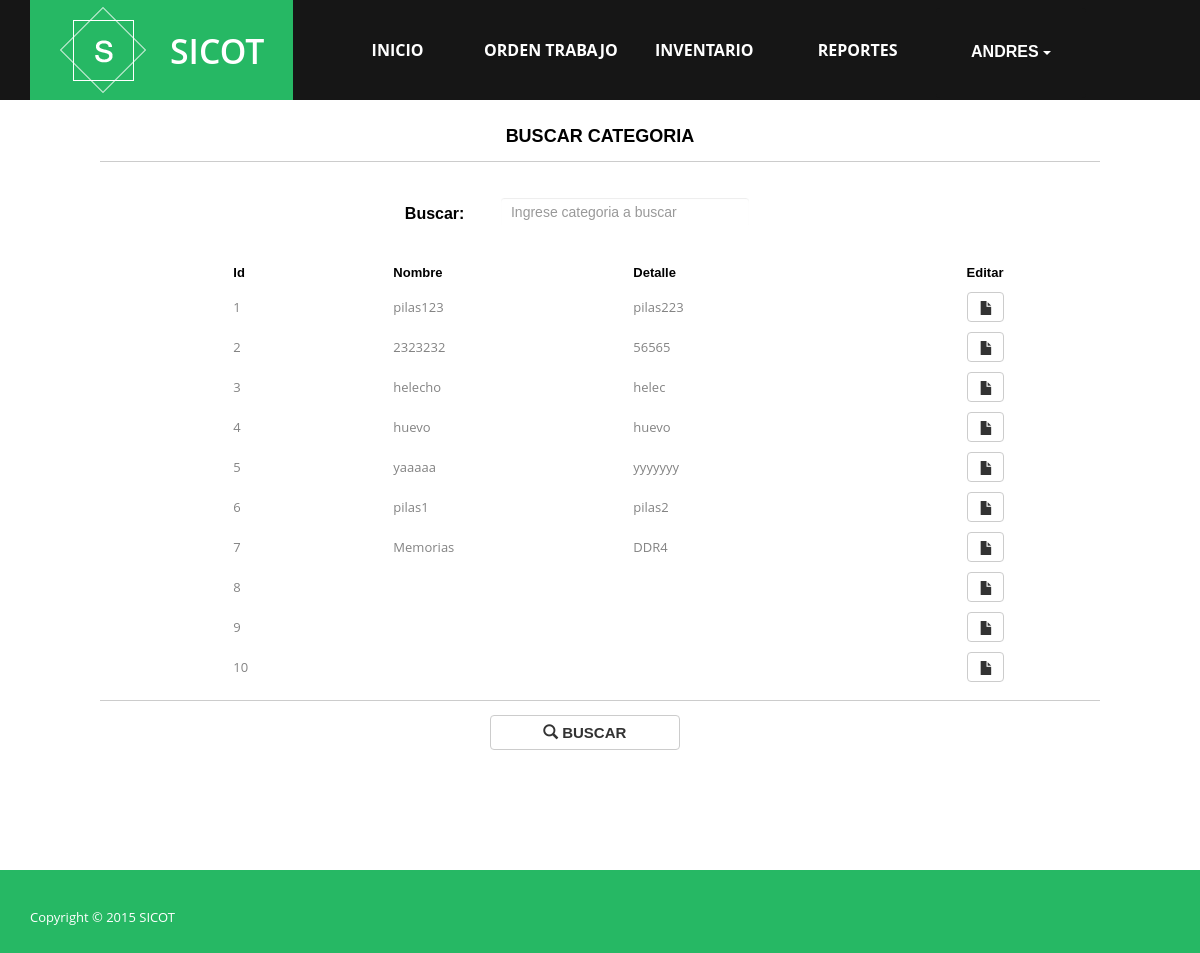
/inventario/gestionarcategoria/buscarcategoria/ (signed in), run on the app's committed database.
### principal/models.py (models this page shows, shortened)
class Usuario (AbstractBaseUser,PermissionsMixin):
    usu_cedula = models.CharField(primary_key=True,max_length = 10)
    usu_nombre = models.CharField(max_length = 20)
    usu_apellido = models.CharField(max_length = 50)
    usu_correo = models.EmailField()
    is_active = models.BooleanField(default=True)
    is_staff = models.BooleanField(default=True)
    EST_CHOICES = (
            (u'a', u'Activo'),
            (u'i', u'Inactivo'),
    )
    usu_estado = models.CharField(max_length = 1, choices=EST_CHOICES, default='a')
    object=UserManager()
    USERNAME_FIELD = 'usu_cedula'
    REQUIRED_FIELDS = ['usu_correo','usu_nombre']

class Categoria (models.Model):
    cat_id = models.AutoField(primary_key=True)
    cat_nombre = models.CharField(max_length = 50)
    cat_detalle = models.CharField(max_length = 80)
    EST_CHOICES = (
            (u'a', u'Activo'),
            (u'i', u'Inactivo'),
    )
    cat_estado = models.CharField(max_length = 1, choices=EST_CHOICES, default='a')

### principal/views.py (the view)
# urls.py: url(r'^inventario/gestionarcategoria/buscarcategoria/',buscarcategoria, name='buscarcategoria'),
@login_required(login_url='/')
def buscarcategoria(request):
    if request.method=='POST':
        categoria=Categoria.objects.filter(cat_nombre=request.POST["txtBuscar"]).values()
        return render_to_response('buscarcategoria.html',{'categoria':categoria},context_instance=RequestContext(request))
    categoria=Categoria.objects.all()
    return render_to_response('buscarcategoria.html',{'categoria':categoria},context_instance=RequestContext(request))

### templates/buscarcategoria.html (shortened to what this page needs)
{% extends "menu.html" %}
{% load staticfiles %}
{% block content %}
    <form  method="post" id="formulario">
        <div class="table-responsive" >
            <table width="1000" border="0"  align="center">
                <tr>
                    <td width="56" class="titulos"></td>
                    <td height="5" colspan="2" class="titulos"></td>
                    <td colspan="3"></td>
                </tr>
                <tr>
                    <td>&nbsp;</td>
                    <td width="100">&nbsp;</td>
                    <td width="20">&nbsp;</td>
                    <td width="80">&nbsp;</td>
                    <td width="100">&nbsp;</td>
                    <td width="50">&nbsp;</td>
                    <td width="100">&nbsp;</td>
                    <td width="100">&nbsp;</td>
                    <td width="100">&nbsp;</td>
                </tr>
                <tr>
                    <td>&nbsp;</td>
                    <td colspan="7" align="center" > <font color="black" face="Arial" size=4> <b> BUSCAR CATEGORIA </b></font>  </td>
                    <td>&nbsp;</td>
                </tr>
                <tr>
                    <td colspan="9" class="titulos" height="10"><hr /></td>
                </tr>
                <tr>
                    <td>&nbsp;</td>
                    <td>&nbsp;</td>
                    <td align="right" colspan="2" style="height: 30px; width: 100px" valign="middle"><label> <font color="black" face="Arial" size=3>Buscar: &nbsp; &nbsp; &nbsp; &nbsp; </font></label>
                    </td>
                    <td colspan="5"><br> <input type="text" name="txtBuscar" style=" width: 250px ; height: 30px ;color: black" id="txtBuscar" class="form-control" placeholder="Ingrese categoria a buscar"> </td>
                </tr>
                <tr class="table table-hover">
                    <th height="30" width="100">&nbsp;</th>
                    <th  height="30" colspan="2" width="100" > <font color="black" face="Arial" size=2> Id </font></th>
                    <th height="30" colspan="2" width="100"><font color="black" face="Arial" size=2> Nombre </font></th>
                    <th height="30" colspan="3" width="100"><font color="black" face="Arial" size=2> Detalle </font></th>
                    <th height="30" width="100"><font color="black" face="Arial" size=2> Editar </font></th>
                </tr>
                {% for item in categoria %}
                    <tbody class="table table-hover">
                    <tr id="tr{{ item.id }}">
                        <td  height="40"></td>
                        <td  height="40" colspan="2">{{ item.cat_id}}</td>
                        <td  height="40" colspan="2">{{ item.cat_nombre }}</td>
                        <td  height="40" colspan="3">{{ item.cat_detalle }}</td>
                        <td  height="30">
                            <button style="height: 30px; width: 37px" aria-label="Left Align" class="btn btn-default" type="button" onclick="window.location.href='{% url 'modificarcategoria' item.cat_id %}'" >
                            <span class="glyphicon glyphicon-file" aria-hidden="true" > </span>
                            </button>
                        </td>
                    </tr>
                    </tbody>
                {% endfor %}
                <tr>
                    <td colspan="9" class="titulos" height="10"><hr /></td>
                </tr>
                <tr>
                    <td>&nbsp;</td>
                    <td>&nbsp;</td>
                    <td>&nbsp;</td>
                    <td colspan="3" align="right" > <button type="submit" style="font-size: 15px; width: 190px"   class="btn btn-default" aria-label="Left Align"  >
                        <span class="glyphicon glyphicon-search" aria-hidden="true" > </span>  <b> BUSCAR  </b>
                    </button> &nbsp; &nbsp; &nbsp; </td>
                    <td>&nbsp;</td>
                    <td>&nbsp;</td>
                    <td>&nbsp;</td>
                </tr>
            </table>
        </div>
    </form>
{% endblock content %}

### templates/menu.html (shortened to what this page needs)
<!DOCTYPE html>
<html>
<head>
    {% load staticfiles %}
    {% block css %}
        <link rel="stylesheet" href="{% static 'css/bootstrap.min.css' %}">
        <link rel="stylesheet" href="{% static 'css/normalize.min.css' %}">
        <link rel="stylesheet" href="{% static 'css/animate.css' %}">
        <link rel="stylesheet" href="{% static 'css/font-awesome.min.css' %}">
        <link rel="stylesheet" href="{% static 'css/templatemo_misc.css' %}">
        <link rel="stylesheet" href="{% static 'css/templatemo_style.css' %}">
        <link rel="stylesheet" href="{% static 'css/formulario.css' %}">
    {% endblock css %}
</head>
<body>
<div id="front">
        <div class="site-header">
            <div class="container">
                <div class="row">
                    <div class="col-md-3 col-sm-10 col-xs-20">
                        <div id="templatemo_logo">
                            <h1><a href="{% url 'inicio' %}">SICOT</a></h1>
                        </div>
                    </div>
                    <div class="col-md-8 col-sm-20 col-xs-20">
                        <div class="main-menu">
                            <ul >
                                <li><a href="{% url 'inicio' %}">Inicio</a></li>
                                <li><a href="{% url 'orden' %}">Orden Trabajo</a></li>
                                <li><a href="{% url 'inventario' %}">Inventario</a></li>
                                <li><a href="{% url 'reporte' %}">Reportes</a></li>
                                <div class="btn-group">
                                  <button id="btnuser" style="font-size: 16px; width: 150px ;height: 90px; border: 0px; background: #161616; color: #ffffff" type="button" class="btn btn-default dropdown-toggle" data-toggle="dropdown" aria-haspopup="true" aria-expanded="false">
                                   <b>  {{ user.usu_nombre|upper}}  </b> <span class="caret"></span>
                                  </button>
                                </div>
                            </ul>
                        </div>
                    </div>
                </div>
            </div>
        </div>
    </div>
<div id="contenido" >
    {% block content %}  {% endblock content %}
</div>
</body>
<div class="site-footer">
        <div class="container">
            <div class="row">
                <div class="col-md-6 col-sm-6">
                    <span >
                    	Copyright &copy; 2015 <a href="#">SICOT</a>
                    </span>
                </div>
            </div>
        </div>
    </div>
</html>

### static/css/templatemo_style.css (style rules this page uses)
html, button, input, select, textarea { color: #222; }
hr { display: block; height: 1px; border: 0; border-top: 1px solid #ccc; margin: 1em 0; padding: 0; }
.main-menu ul, .site-slider ul, ul.social { padding: 0; margin: 0; list-style: none; }
form input[type="text"], form input[type="email"], form input[type="number"], form input[type="password"] { background: #fff; border: 1px solid #fff; padding: 7px 10px; width: 60%; }
html, body { font-size: 100%; width: 100%; height: 100%; -webkit-font-smoothing: antialiased; -moz-osx-font-smoothing: grayscale; vertical-align: baseline; }
body { font: 13px/21px "Open Sans", Arial, sans-serif; color: #838383; background-color: white; }
a { color: #26b864; text-decoration: none !important; -webkit-transition: all 200ms ease-in; -moz-transition: all 200ms ease-in; -ms-transition: all 200ms ease-in; -o-transition: all 200ms ease-in; transition: all 200ms ease-in; }
h1, h2, h3, h4, h5, h6 { font-family: "Open Sans", Arial, sans-serif; color: #444444; }
h1 { font-size: 2.6em; }
*, *:before, *:after { -moz-box-sizing: border-box; -webkit-box-sizing: border-box; box-sizing: border-box; }
.site-header { position: static; min-height: 100px; height: 100px; width: 100%; z-index: 9999; background-color: #161616; }
#templatemo_logo { background-color: #26b864; background-image: url(../images/templatemo_logo.png); background-repeat: no-repeat; background-position: 30px center; height: 100px; display: block; }
#templatemo_logo h1 { margin: 0; text-transform: uppercase; font-weight: 600; line-height: 102px; display: block; }
#templatemo_logo h1 a { margin-left: 140px; color: white; display: block; }
.main-menu { text-align: left; position: relative; width: 900px; }
.main-menu ul { position: absolute; background-color: #161616; width: 100%; }
.main-menu ul li { display: inline-block; width: 150px; text-align: center; line-height: 100px; }
.main-menu ul li a { color: white; font-weight: 700; font-size: 16px; text-transform: uppercase; outline: 0; border: 0; display: block; }
input, textarea { margin-bottom: 30px; background-color: #f6f7f8; padding: 14px; font-size: 14px; color: #838383; outline: 0; border: 0; border-bottom: 1px solid #b5c1c9; width: 100%; }
.site-footer { margin-top: 120px; background-color: #26b864; color: white; padding: 25px 0; }
.site-footer a { color: white; }
.site-footer span { margin-top: 12px; display: block; }

### data on the page
Usuario: usu_nombre "ANDRES"
Categoria: cat_id "1", cat_nombre "pilas123", cat_detalle "pilas223"
Categoria: cat_id "2", cat_nombre "2323232", cat_detalle "56565"
Categoria: cat_id "3", cat_nombre "helecho", cat_detalle "helec"
Categoria: cat_id "4", cat_nombre "huevo", cat_detalle "huevo"
Categoria: cat_id "5", cat_nombre "yaaaaa", cat_detalle "yyyyyyy"
Categoria: cat_id "6", cat_nombre "pilas1", cat_detalle "pilas2"
Categoria: cat_id "7", cat_nombre "Memorias", cat_detalle "DDR4"
Categoria: cat_id "8"
Categoria: cat_id "9"
Categoria: cat_id "10"
